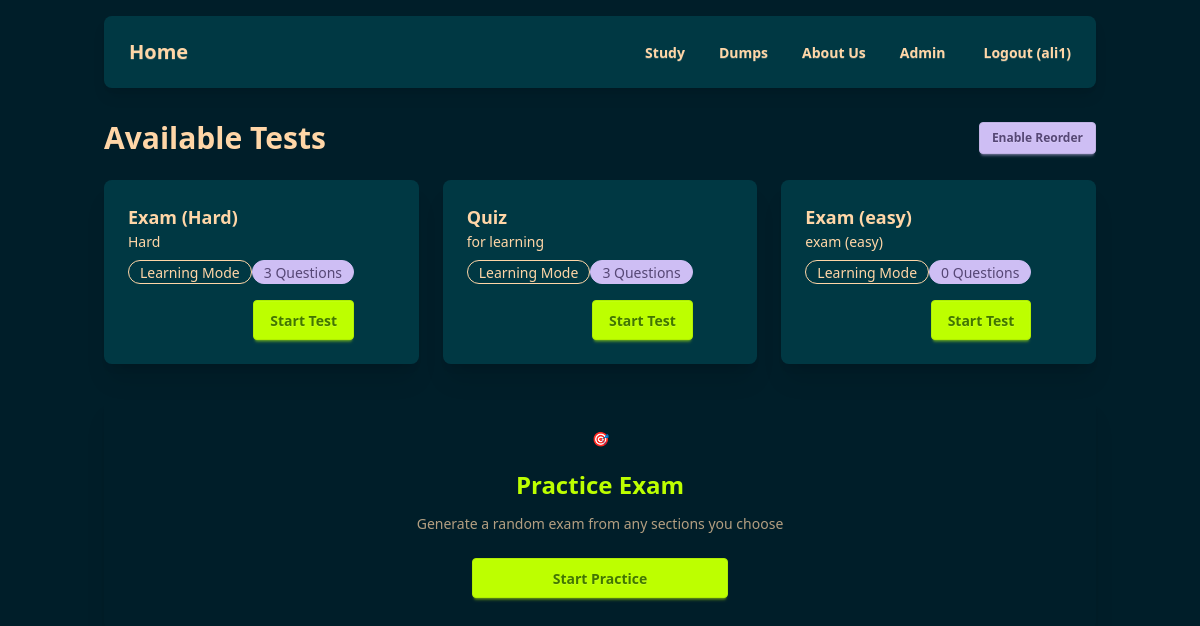
/quiz/tests/ (signed in), run on an earlier commit of the app's database.
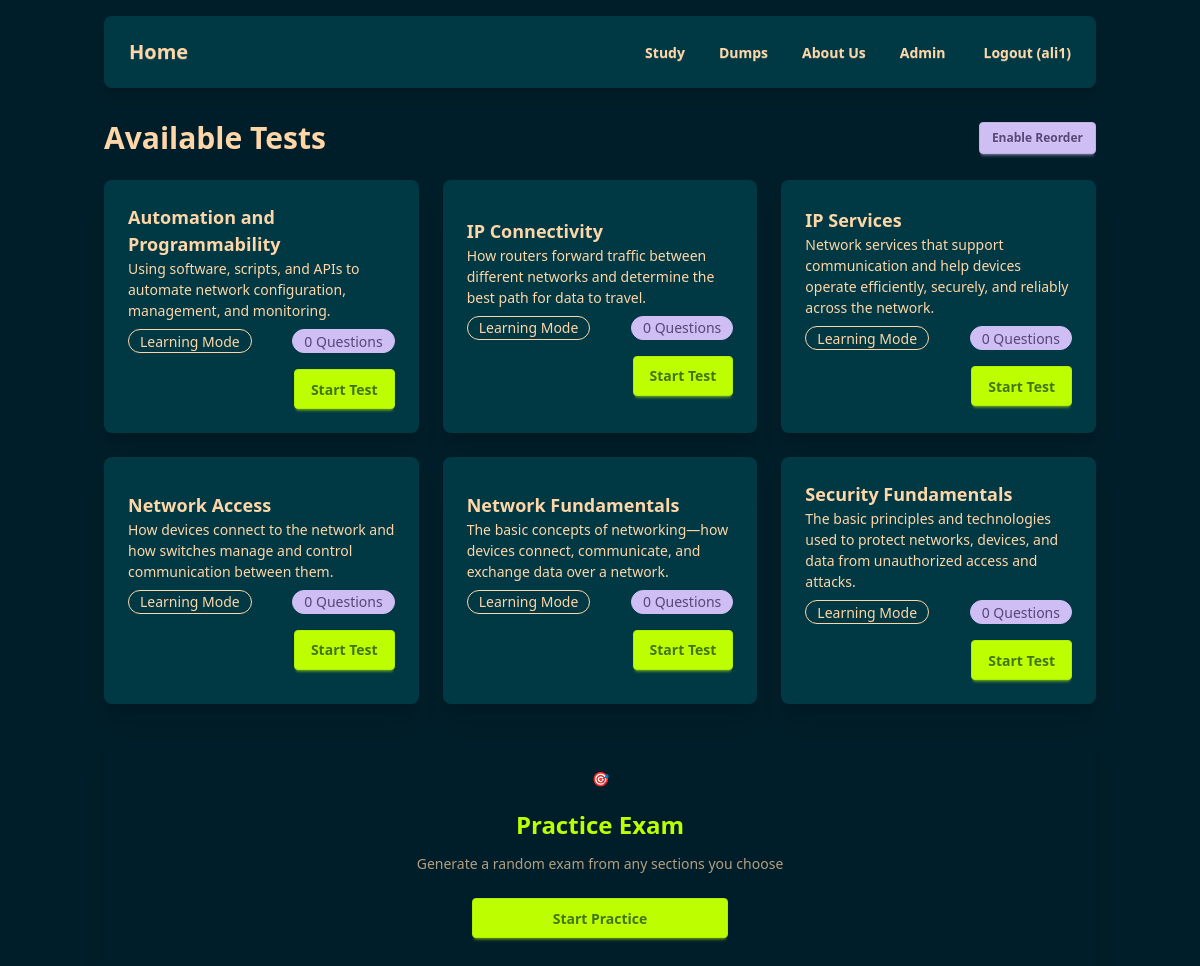
And on a later commit of the database.
### quiz/models.py (models this page shows, shortened)
class Test(models.Model):
    name = models.CharField(max_length=255)
    description = models.TextField(blank=True)
    test_type = models.CharField(max_length=10, choices=TEST_TYPES, default="learning")
    position = models.PositiveIntegerField(
        default=0, help_text="Display order of the test"
    )
    class Meta:
        ordering = ["position", "name"]

### quiz/views.py (the view)
# urls.py: path('tests/', test_list, name='test_list'),
@login_required
def test_list(request):
    tests = Test.objects.annotate(question_count=Count("questions")).order_by(
        "position", "name"
    )
    return render(request, "quiz/test_list.html", {"tests": tests})

### quiz/templates/quiz/test_list.html (shortened to what this page needs)
{% extends 'quiz/base.html' %}
{% block content %}
<div class="flex justify-between items-center mb-6">
    <h2 class="text-3xl font-bold">Available Tests</h2>
    {% if user.is_staff %}
        <button id="toggleReorder" class="btn btn-secondary btn-sm">
            <span id="reorderText">Enable Reorder</span>
        </button>
    {% endif %}
</div>
<div id="testsContainer" class="grid grid-cols-1 md:grid-cols-2 lg:grid-cols-3 gap-6">
    {% for test in tests %}
    <div class="test-card card bg-neutral shadow-xl transition-all duration-300 ease-in-out hover:shadow-2xl hover:-translate-y-1 relative" data-test-id="{{ test.id }}">
        <div class="card-body flex flex-row items-center justify-between">
            <div>
                <h3 class="card-title">{{ test.name }}</h3>
                <p>{{ test.description }}</p>
                <div class="flex justify-between items-center mt-2 mb-4">
                    <div class="badge badge-outline">{{ test.get_test_type_display }}</div>
                    {% if test.question_count is not None %}
                        <div class="badge badge-secondary">{{ test.question_count }} Questions</div>
                    {% else %}
                        <div class="badge badge-secondary">0 Questions</div>
                    {% endif %}
                </div>
                <div class="card-actions justify-end">
                    <a href="{% url 'start_test' test.id %}" class="btn btn-primary start-test-btn">Start Test</a>
                </div>
            </div>
        </div>
    </div>
    {% empty %}
    <p>No tests available yet.</p>
    {% endfor %}
</div>
<div class="mt-8">
    <a href="{% url 'practice_exam' %}" class="card bg-gradient-to-r from-primary/20 to-secondary/20 border-2 border-primary/40 shadow-xl hover:shadow-2xl hover:-translate-y-1 transition-all duration-300 block">
        <div class="card-body text-center py-8">
            <div class="text-4xl mb-3">🎯</div>
            <h3 class="text-2xl font-bold text-primary">Practice Exam</h3>
            <p class="text-base-content/70 mt-1">Generate a random exam from any sections you choose</p>
            <div class="mt-4">
                <span class="btn btn-primary btn-wide">Start Practice</span>
            </div>
        </div>
    </a>
</div>
{% endblock %}

### quiz/templates/quiz/base.html (shortened to what this page needs)
{% load static %}
<!DOCTYPE html>
<html lang="en" data-theme="abyss">
<head>
    <link href="{% static 'quiz/css/output.css' %}" rel="stylesheet" type="text/css" />
</head>
<body class="bg-base-100 text-base-content">
    <div class="container mx-auto p-4">
        {% include 'quiz/navbar.html' %}
        {% block content %}{% endblock %}
    </div>
</body>
</html>

### quiz/templates/quiz/navbar.html (shortened to what this page needs)
{% load static %}
<div class="navbar bg-neutral text-neutral-content rounded-box shadow-lg mb-8">
  <div class="navbar-start">
    <a href="{% url 'landing_page' %}" class="btn btn-ghost normal-case text-xl">Home</a>
  </div>
  <div class="navbar-end">
    <ul class="menu menu-horizontal px-1 hidden md:flex text-neutral-content">
      <li><a href="{% url 'study' %}" class="btn btn-ghost">Study</a></li>
            <li><a href="{% url 'test_list' %}" class="btn btn-ghost">Dumps</a></li>
      <li><a href="{% url 'about' %}" class="btn btn-ghost">About Us</a></li>
      {% if user.is_authenticated and user.is_staff %}<li class="dropdown"><div tabindex="0" role="button" class="btn btn-ghost">Admin</div></li>{% endif %}
    </ul>
    <div class="hidden md:flex">
      {% if user.is_authenticated %}<form action="{% url 'logout' %}" method="post" class="inline-block">{% csrf_token %}<button type="submit" class="btn btn-ghost">Logout ({{ user.username }})</button></form>{% else %}<a href="{% url 'login' %}" class="btn btn-primary">Login</a><a href="{% url 'signup' %}" class="btn btn-primary ml-2">Sign Up</a>{% endif %}
    </div>
  </div>
</div>

What changed in the data, as far as the page shows it:
removed Test: name "Exam (Hard)", description "Hard", test_type "Learning Mode", question_count "3"
removed Test: name "Quiz", description "for learning", test_type "Learning Mode", question_count "3"
removed Test: name "Exam (easy)", description "exam (easy)", test_type "Learning Mode", question_count "0"
added Test: name "Automation and Programmability", description "Using software, scripts, and APIs to automate network configuration, management, and monitoring.", test_type "Learning Mode", question_count "0"
added Test: name "IP Connectivity", description "How routers forward traffic between different networks and determine the best path for data to travel.", test_type "Learning Mode", question_count "0"
added Test: name "IP Services", description "Network services that support communication and help devices operate efficiently, securely, and reliably across the network.", test_type "Learning Mode", question_count "0"
added Test: name "Network Access", description "How devices connect to the network and how switches manage and control communication between them.", test_type "Learning Mode", question_count "0"
added Test: name "Network Fundamentals", description "The basic concepts of networking—how devices connect, communicate, and exchange data over a network.", test_type "Learning Mode", question_count "0"
added Test: name "Security Fundamentals", description "The basic principles and technologies used to protect networks, devices, and data from unauthorized access and attacks.", test_type "Learning Mode", question_count "0"
